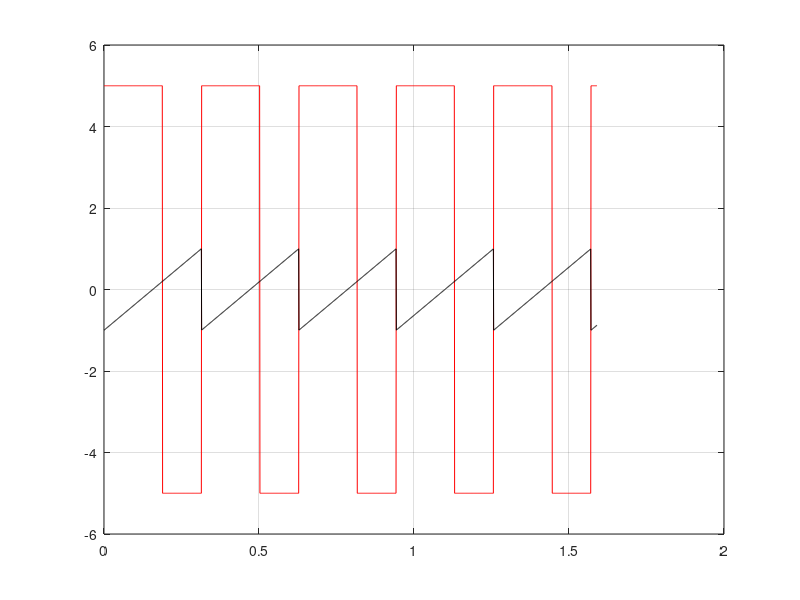

Write MATLAB code to recreate this figure.
%square wave 5 v, 20hz 60% dutycyle
t = 0:0.001:1.59;
y = 5*square(20*t,60);
plot(t,y,'r')
hold on
grid on
%sawtooth waveform
x = sawtooth(20*t,1);
plot(t,x,'k')
hold off
%to plot five cycles of 20hz 0.05*5 = 0.25 ???
